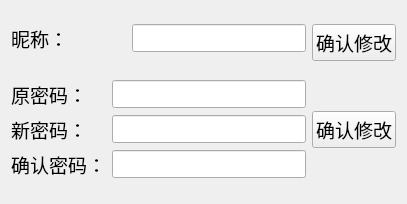
<?xml version="1.0" encoding="UTF-8"?>
<ui version="4.0">
 <class>ChangeInfo</class>
 <widget class="QWidget" name="ChangeInfo">
  <property name="geometry">
   <rect>
    <x>0</x>
    <y>0</y>
    <width>407</width>
    <height>204</height>
   </rect>
  </property>
  <property name="windowTitle">
   <string>修改信息</string>
  </property>
  <property name="windowIcon">
   <iconset resource="img/a.qrc">
    <normaloff>:/img/视频会议.png</normaloff>:/img/视频会议.png</iconset>
  </property>
  <layout class="QGridLayout" name="gridLayout">
   <item row="0" column="0">
    <layout class="QFormLayout" name="formLayout">
     <item row="0" column="1">
      <widget class="QLineEdit" name="lineEdit">
       <property name="font">
        <font>
         <pointsize>13</pointsize>
        </font>
       </property>
      </widget>
     </item>
     <item row="0" column="0">
      <widget class="QLabel" name="label">
       <property name="minimumSize">
        <size>
         <width>115</width>
         <height>0</height>
        </size>
       </property>
       <property name="font">
        <font>
         <pointsize>14</pointsize>
        </font>
       </property>
       <property name="text">
        <string>昵称：</string>
       </property>
      </widget>
     </item>
    </layout>
   </item>
   <item row="0" column="1">
    <widget class="QPushButton" name="pushButton">
     <property name="font">
      <font>
       <pointsize>14</pointsize>
      </font>
     </property>
     <property name="text">
      <string>确认修改</string>
     </property>
    </widget>
   </item>
   <item row="1" column="0">
    <layout class="QFormLayout" name="formLayout_2">
     <item row="1" column="0">
      <widget class="QLabel" name="label_3">
       <property name="font">
        <font>
         <pointsize>14</pointsize>
        </font>
       </property>
       <property name="text">
        <string>新密码：</string>
       </property>
      </widget>
     </item>
     <item row="2" column="0">
      <widget class="QLabel" name="label_4">
       <property name="font">
        <font>
         <pointsize>14</pointsize>
        </font>
       </property>
       <property name="text">
        <string>确认密码：</string>
       </property>
      </widget>
     </item>
     <item row="0" column="0">
      <widget class="QLabel" name="label_2">
       <property name="font">
        <font>
         <pointsize>14</pointsize>
        </font>
       </property>
       <property name="text">
        <string>原密码：</string>
       </property>
      </widget>
     </item>
     <item row="0" column="1">
      <widget class="QLineEdit" name="lineEdit_2">
       <property name="font">
        <font>
         <pointsize>13</pointsize>
        </font>
       </property>
       <property name="echoMode">
        <enum>QLineEdit::Password</enum>
       </property>
      </widget>
     </item>
     <item row="1" column="1">
      <widget class="QLineEdit" name="lineEdit_3">
       <property name="font">
        <font>
         <pointsize>13</pointsize>
        </font>
       </property>
       <property name="echoMode">
        <enum>QLineEdit::Password</enum>
       </property>
      </widget>
     </item>
     <item row="2" column="1">
      <widget class="QLineEdit" name="lineEdit_4">
       <property name="font">
        <font>
         <pointsize>13</pointsize>
        </font>
       </property>
       <property name="echoMode">
        <enum>QLineEdit::Password</enum>
       </property>
      </widget>
     </item>
    </layout>
   </item>
   <item row="1" column="1">
    <widget class="QPushButton" name="pushButton_2">
     <property name="font">
      <font>
       <pointsize>14</pointsize>
      </font>
     </property>
     <property name="text">
      <string>确认修改</string>
     </property>
    </widget>
   </item>
  </layout>
 </widget>
 <resources>
  <include location="img/a.qrc"/>
 </resources>
 <connections/>
</ui>
